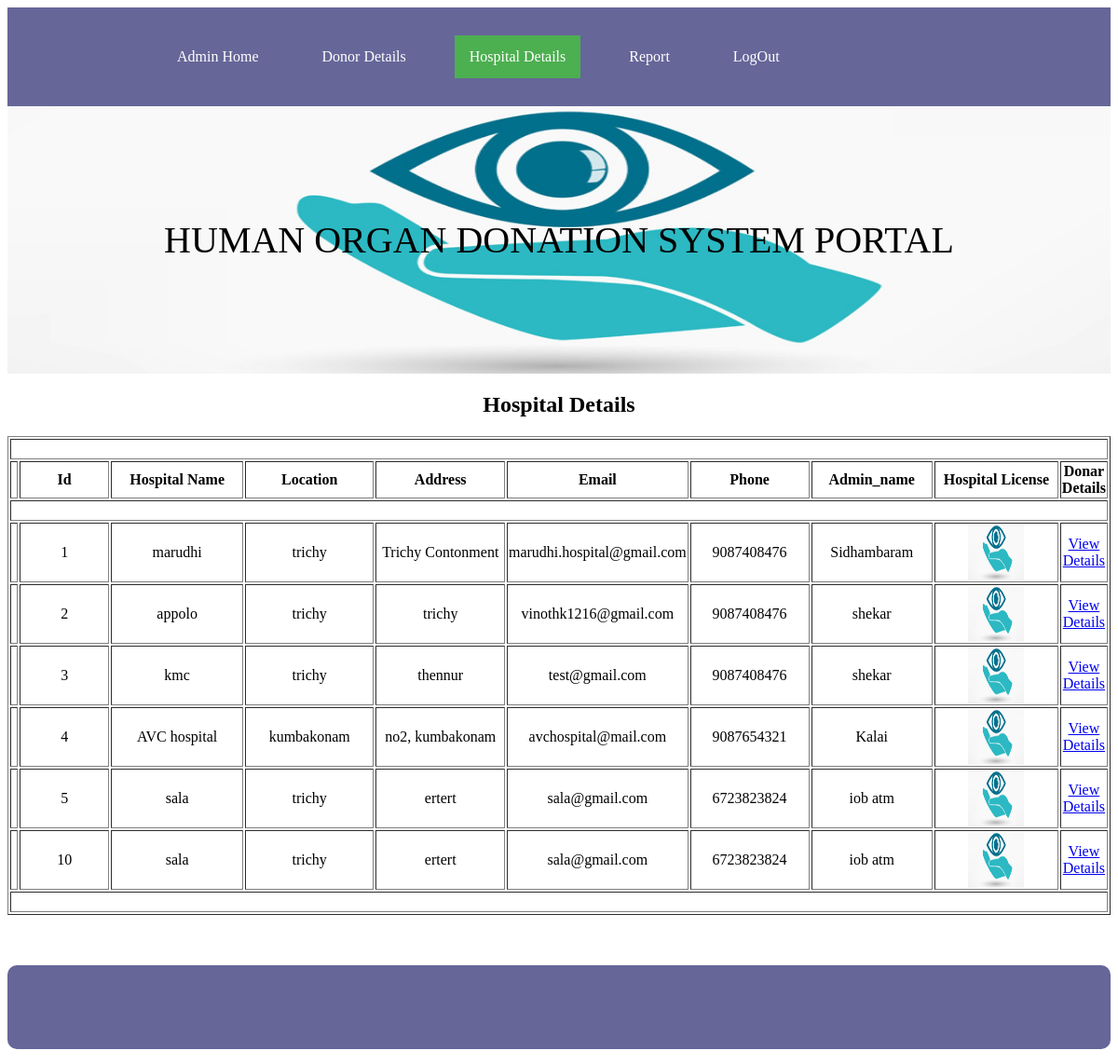
The app's page /hview.php with its own data.
### tables this page shows
CREATE TABLE `hregist` (
  `id` int(50) NOT NULL,
  `hname` varchar(50) NOT NULL,
  `location` varchar(50) NOT NULL,
  `address` varchar(100) NOT NULL,
  `email` varchar(50) NOT NULL,
  `phone` varchar(50) NOT NULL,
  `admin_name` varchar(50) NOT NULL,
  `license` varchar(200) NOT NULL,
  `psw` varchar(50) NOT NULL
);

### hview.php (the view, shortened to what this page needs)
<?php
 	include("dbconnect.php");
	extract($_POST);
	?>
<html>
</head>
<ul>
	 <li><a href="#">&nbsp; &nbsp; &nbsp; &nbsp; &nbsp;</a></li>
	  <li><a href="#">&nbsp; &nbsp; &nbsp; &nbsp; &nbsp;</a></li>
  <li><a  href="adminhome.php">Admin Home</a></li>
  <li><a href="#">&nbsp;</a></li>
  <li><a href="dview.php">Donor Details</a></li>
   <li><a href="#">&nbsp;</a></li>
  <li><a class="active" href="hview.php">Hospital Details</a></li>
  <li><a href="#">&nbsp;</a></li>
   <li><a href="report.php">Report</a></li>
  <li><a href="#">&nbsp;</a></li>
   <li><a href="index.php">LogOut</a></li>
</ul>
<div id="bg1"><p>HUMAN ORGAN DONATION SYSTEM PORTAL </p></div>
<h2 align="center"> Hospital Details</h2>
			<form action="#" method="post">
		<table width="100%" border="1" align="center">
	<tr>
		<td colspan="10">&nbsp;</td>
		</tr>
		    <tr>
          <td width="0%">&nbsp;</td>
          <td width="10%"><div align="center" class="style6"><strong>Id</strong> </div></td>
		   <td width="14%"><div align="center" class="style6"><strong>Hospital Name</strong> </div></td>
		    <td width="13%"><div align="center" class="style6"><strong>Location</strong> </div></td>
			 <td width="13%"><div align="center" class="style6"><strong>Address</strong> </div></td>
			  <td width="13%"><div align="center" class="style6"><strong>Email</strong> </div></td>
			 <td width="12%"><div align="center" class="style6"><strong>Phone</strong> </div></td>
			  <td width="12%"><div align="center" class="style6"><strong>Admin_name</strong> </div></td>
			  <td width="13%"><div align="center" class="style6"><strong>Hospital License</strong> </div></td>
			  			  <td width="13%"><div align="center" class="style6"><strong>Donar Details</strong> </div></td>
        </tr>
		<tr>
		<td colspan="10">&nbsp;</td>
		</tr>
		<?php
		$qry=mysqli_query($conn,"select * from hregist");
		while($row=mysqli_fetch_array($qry))
		{
		?>
        <tr>
		 <td width="0%">&nbsp;</td>
		    <td><div align="center"><?php echo $row['id'];?></div></td>
		   <td><div align="center"><?php echo $row['hname'];?></div></td>
			  <td><div align="center"><?php echo $row['location'];?></div></td>
			   <td><div align="center"><?php echo $row['address'];?></div></td>
			   <td><div align="center"><?php echo $row['email'];?></div></td>
			   <td><div align="center"><?php echo $row['phone'];?></div></td>
			   <td><div align="center"><?php echo $row['admin_name'];?></div></td>
		 		<td><div align="center"><img src="upload\<?php echo $row['license'];?>" width="60" height="60"></div></td>
				<td><div align="center"><a href="viewdonar.php?iid=<?php echo $row['id'];?>">View Details</a></div></td>
        </tr>
        <?php
		}
		?>
				<tr>
		<td colspan="10" align="center">&nbsp;</td>
		</tr>
</table>
<div> &nbsp;</div>
<br>
<br>
<div id="footer"> <strong></strong></div>

### hview.php (style rules this page uses)
p { color:#000000; text-align: center; text-transform: uppercase; font-size:40px; }
ul { list-style-type: none; margin: 0; padding: 30px; overflow: hidden; background-color: #666699; position: -webkit-sticky; position: sticky; top: 0; border-radius:0px; }
li { float: left; }
li a { display: block; color: white; text-align: center; padding: 14px 16px; text-decoration: none; }
.active { background-color: #4CAF50; }
#footer { padding: 45px; background: #666699; background-repeat: no-repeat; background-size: 1420px 100px; border-radius:10px; text-align:center; text-decoration:blink; font-family: Arial; font-size:15px; }
#bg1 { padding:80px; background:url("images/1.jpg"); background-repeat: no-repeat; background-size: 100% 300px; border-radius:5px; border-radius:0px; font-size:35px; }

### records on screen
hregist: id "1", hname "marudhi", location "trichy", address "Trichy Contonment", email "marudhi.hospital@gmail.com", phone "9087408476", admin_name "Sidhambaram", license (picture)
hregist: id "2", hname "appolo", location "trichy", address "trichy", email "vinothk1216@gmail.com", phone "9087408476", admin_name "shekar", license (picture)
hregist: id "3", hname "kmc", location "trichy", address "thennur", email "test@gmail.com", phone "9087408476", admin_name "shekar", license (picture)
hregist: id "4", hname "AVC hospital", location "kumbakonam", address "no2, kumbakonam", email "avchospital@mail.com", phone "9087654321", admin_name "Kalai", license (picture)
hregist: id "5", hname "sala", location "trichy", address "ertert", email "sala@gmail.com", phone "6723823824", admin_name "iob atm", license (picture)
hregist: id "10", hname "sala", location "trichy", address "ertert", email "sala@gmail.com", phone "6723823824", admin_name "iob atm", license (picture)
